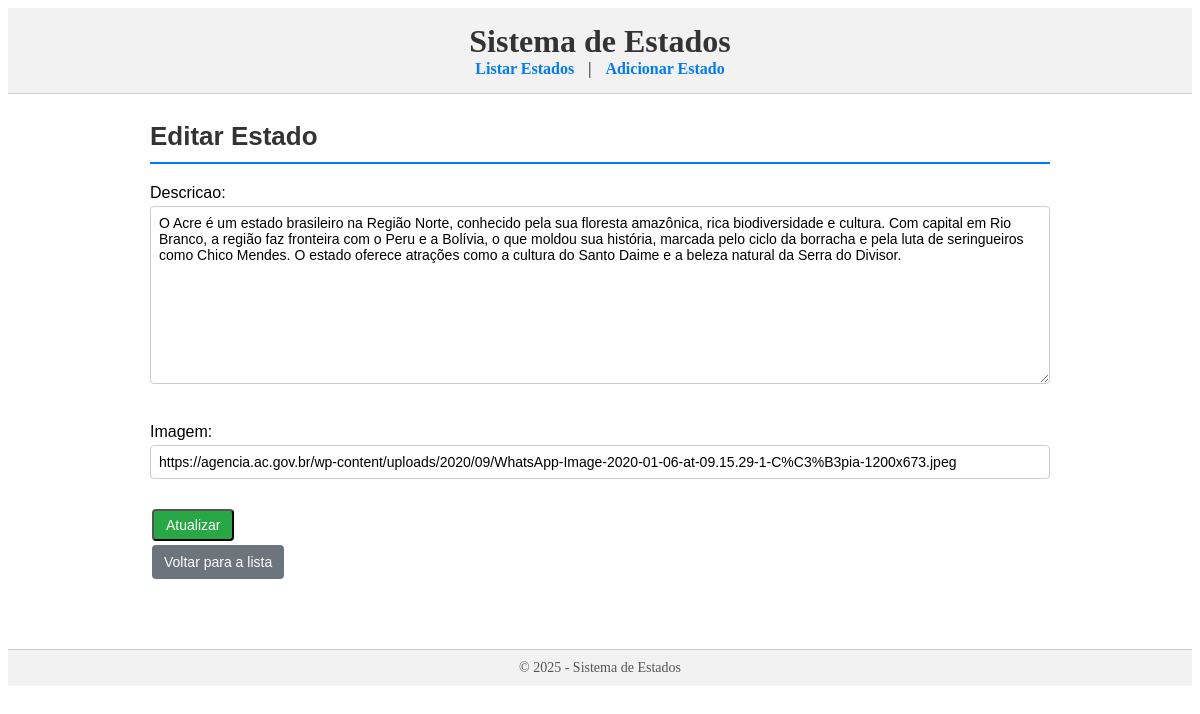
The page /estados/1/editar/ on the database its author committed.
### app/models.py (models this page shows, shortened)
class Estado(models.Model):
    nome = models.CharField(max_length=50)
    sigla = models.CharField(max_length=2, unique=True)
    regiao = models.CharField(max_length=20)
    descricao = models.TextField(blank=True, null=True)
    imagem = models.URLField(blank=True, null=True)

### app/views.py (the view)
# urls.py: path('estados/<int:pk>/editar/', EstadoUpdateView.as_view(), name='estado_update'),
class EstadoUpdateView(UpdateView):
    model = Estado
    form_class = EstadoEditForm
    template_name = 'app/estado_form.html'
    success_url = reverse_lazy('estado_list')

### app/forms.py
class EstadoEditForm(forms.ModelForm):
    class Meta:
        model = Estado
        fields = ['descricao', 'imagem']

### app/templates/app/estado_form.html (shortened to what this page needs)
{% extends 'app/base.html' %}
{% block content %}
<h2 class="titulo-formulario">{% if estado %}Editar Estado{% else %}Adicionar Estado{% endif %}</h2>
<form class="formulario-estado" method="post" enctype="multipart/form-data">
    {{ form.as_p }}
    <button class="botao-enviar" type="submit">{% if estado %}Atualizar{% else %}Salvar{% endif %}</button>
</form>
<a class="botao-voltar" href="{% url 'estado_list' %}">Voltar para a lista</a>
{% endblock %}

### app/static/app/style/style.css (style rules this page uses)
.titulo-lista, .titulo-detalhe, .titulo-formulario, .titulo-excluir, .titulo-municipios .titulo-pontos { color: #333; margin-bottom: 15px; font-size: 26px; border-bottom: 2px solid #007bff; padding-bottom: 5px; }
.botao-detalhe, .botao-editar, .botao-deletar, .botao-voltar, .botao-enviar, .botao-confirmar { display: inline-block; padding: 6px 12px; margin: 2px; text-decoration: none; color: white; border-radius: 4px; font-size: 14px; transition: all 0.2s ease-in-out; }
.botao-voltar { background-color: #6c757d; }
.botao-enviar { background-color: #28a745; }
.formulario-estado input[type="text"], .formulario-estado input[type="file"], .formulario-estado textarea, .formulario-estado select { width: 100%; padding: 8px; margin-bottom: 12px; border: 1px solid #ccc; border-radius: 4px; font-size: 14px; box-sizing: border-box; }
.formulario-estado input[type="url"] { width: 100%; padding: 8px; margin-bottom: 12px; border: 1px solid #ccc; border-radius: 4px; font-size: 14px; box-sizing: border-box; }
.formulario-estado textarea { min-height: 120px; resize: vertical; font-family: Arial, sans-serif; }

### rows shown on the page
Estado: descricao "O Acre é um estado brasileiro na Região Norte, conhecido pela sua floresta amazônica, rica biodiversidade e cultura. Com capital em Rio Branco, a região faz fronteira com o Peru e a Bolívia, o que moldou sua história, marcada pelo ciclo da borracha e pela luta de seringueiros como Chico Mendes. O estado oferece atrações como a cultura do Santo Daime e a beleza natural da Serra do Divisor.", imagem "https://agencia.ac.gov.br/wp-content/uploads/2020/09/WhatsApp-Image-2020-01-06-at-09.15.29-1-C%C3%B3pia-1200x673.jpeg"
